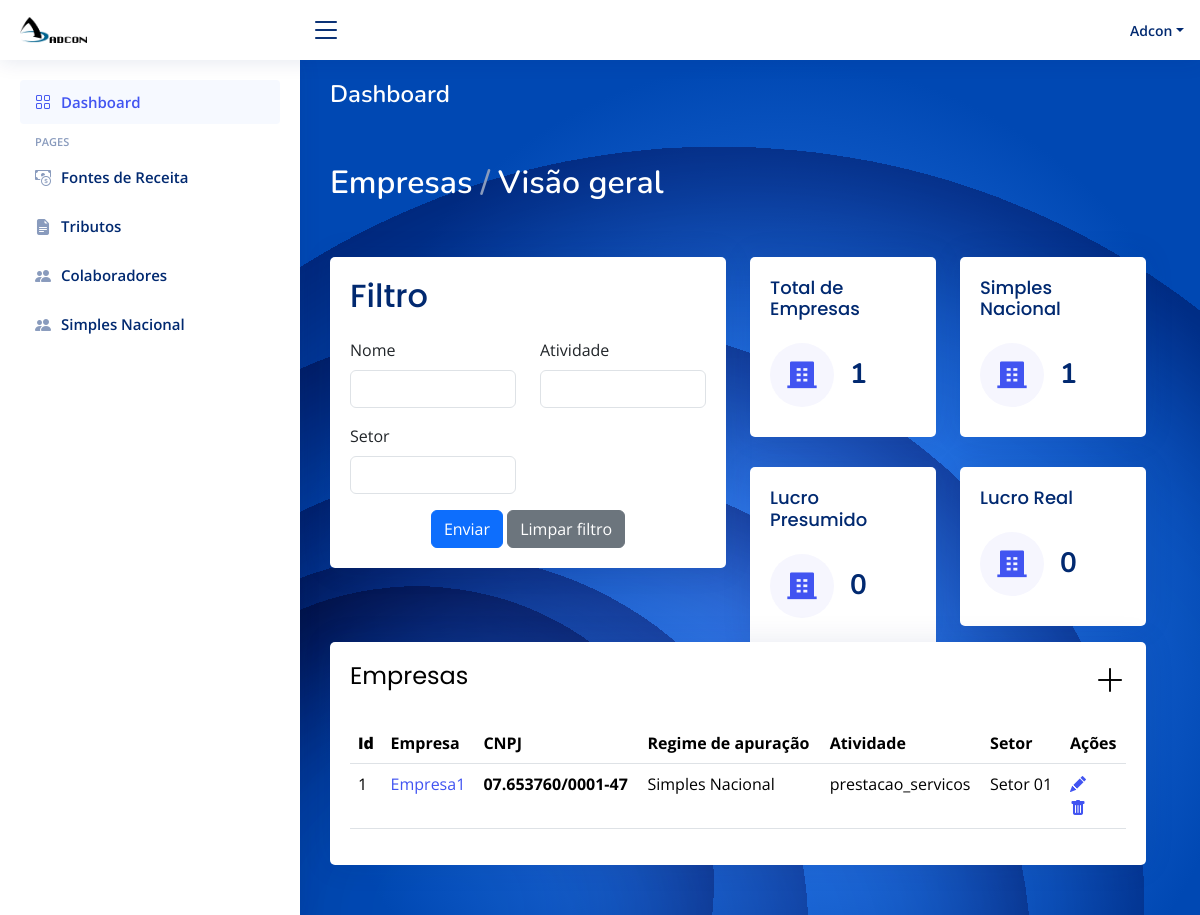
Screenshot of /index (signed in) with the database file from the repository.
### app/models.py (models this page shows)
class Empresa(models.Model):
    id_empresa = models.AutoField(primary_key=True)
    nome = models.CharField(max_length=100, blank=True, null=True)
    responsaveis = models.CharField(max_length=100, blank=True, null=True)
    atividade = models.CharField(max_length=100, blank=True, null=True)
    federal = models.ForeignKey(Federal, on_delete=models.CASCADE)
    estadual = models.ForeignKey(Estadual, on_delete=models.CASCADE)
    municipal = models.ForeignKey(Municipal, on_delete=models.CASCADE)
    regime_apuracao = models.CharField(max_length=100, blank=True, null=True)

class Federal(models.Model):
    id = models.AutoField(primary_key=True)
    cnpj = models.CharField(max_length=100, blank=True, null=True)
    login_federal = models.CharField(max_length=100, blank=True, null=True)
    senha_federal = models.CharField(max_length=100, blank=True, null=True)
    certificado_digital_federal = models.BooleanField()

### app/views.py (the view)
# urls.py: path("", index, name='index'),
def index(request):
    nome = request.GET.get('nome')
    atividade = request.GET.get('atividade')
    responsavel = request.GET.get('responsavel')
    regime_apuracao = request.GET.get('regime_apuracao')
    empresas_lucro_real = Empresa.objects.filter(regime_apuracao='Lucro Real').count()
    empresas_simples_nacional = Empresa.objects.filter(regime_apuracao='Simples Nacional').count()
    empresas_lucro_presumido = Empresa.objects.filter(regime_apuracao='Lucro Presumido').count()
    empresas = Empresa.objects.all()
    if nome:
        empresas = empresas.filter(nome__icontains=nome)
    if atividade:
        empresas = empresas.filter(atividade__icontains=atividade)
    if responsavel:
        empresas = empresas.filter(responsavel__icontains=responsavel)
    if regime_apuracao:
        empresas = empresas.filter(regime_apuracao=regime_apuracao)
    return render(request, 'frontend/index.html', {
        'empresas': empresas,
        'empresas_lucro_real': empresas_lucro_real,
        'empresas_simples_nacional': empresas_simples_nacional,
        'empresas_lucro_presumido': empresas_lucro_presumido
    })

### app/templates/frontend/index.html (shortened to what this page needs)
<!DOCTYPE html>
<html lang="en">
{% load static %}
<head>
  <link href="{% static "vendor/bootstrap/css/bootstrap.min.css" %}" rel="stylesheet">
  <link href="{% static "vendor/bootstrap-icons/bootstrap-icons.css" %}" rel="stylesheet">
  <link href="{% static "vendor/boxicons/css/boxicons.min.css" %}" rel="stylesheet">
  <link href="{% static "vendor/quill/quill.snow.css" %}" rel="stylesheet">
  <link href="{% static "vendor/quill/quill.bubble.css" %}" rel="stylesheet">
  <link href="{% static "vendor/remixicon/remixicon.css" %}" rel="stylesheet">
  <link href="{% static "vendor/simple-datatables/style.css" %}" rel="stylesheet">
  <link href="{% static "css/style.css" %}" rel="stylesheet">
</head>
<body>
  <header id="header" class="header fixed-top d-flex align-items-center">
    <div class="d-flex align-items-center justify-content-between">
      <a href="{% url 'index' %}" class="logo d-flex align-items-center">
        <img src="{% static "img/logo.png" %}" alt="" >
      </a>
      <i class="bi bi-list toggle-sidebar-btn"></i>
    </div>
    <nav class="header-nav ms-auto">
      <ul class="d-flex align-items-center">
        <li class="nav-item dropdown pe-3">
          <a class="nav-link nav-profile d-flex align-items-center pe-0" href="#" data-bs-toggle="dropdown">
            <span class="d-none d-md-block dropdown-toggle ps-2">{{user.username}}</span>
          </a>
        </li>
      </ul>
    </nav>
  </header>
  <aside id="sidebar" class="sidebar">
    <ul class="sidebar-nav" id="sidebar-nav">
      <li class="nav-item">
        <a class="nav-link " href="{% url 'index' %}">
          <i class="bi bi-grid"></i>
          <span>Dashboard</span>
        </a>
      </li>
      <li class="nav-heading">Pages</li>
      <li class="nav-item">
        <a class="nav-link collapsed" href="{% url 'fontes_receitas' %}">
          <i class="bi bi-cash-coin"></i>
          <span>Fontes de Receita</span>
        </a>
      </li>
      <li class="nav-item">
        <a class="nav-link collapsed" href="{% url 'tributos' %}">
          <i class="bi bi-file-earmark-text-fill"></i>
          <span>Tributos</span>
        </a>
      </li>
      <li class="nav-item">
        <a class="nav-link collapsed" href={% url 'colaboradores' %}>
          <i class="bi bi-people-fill"></i>
          <span>Colaboradores</span>
        </a>
      </li>
      <li class="nav-item">
        <a class="nav-link collapsed" href="{% url 'simplesNacional' %}">
          <i class="bi bi-people-fill"></i>
          <span>Simples Nacional</span>
        </a>
      </li>
    </ul>
  </aside>
  <main id="main" class="main" style="background-image: url('{% static "img/graphic-side.svg" %}');">
    <div class="pagetitle">
      <h1 style="color: white;">Dashboard</h1>
      <nav>
        <ol class="breadcrumb" style="margin-bottom: 50px; margin-top: 50px; font-size: xx-large;">
          <li class="breadcrumb-item" style="color: white;">Empresas</li>
          <li class="breadcrumb-item" style="color: white;" >Visão geral</li>
        </ol>
      </nav>
    </div>
    <section class="section dashboard">
      <div class="row">
        <div class="row" style="height: 385px; margin-bottom: 0%;">
          <div class="col-lg-6">
            <div class="card" style="width: 100%; padding-bottom: 0px;">
              <div class="card-body">
                <h5 class="card-title" style="font-size: xx-large;">Filtro</h5>
                <form action="{% url 'index' %}" method="GET"> {% csrf_token %}
                  <div class="row mb-3">
                    <div class="col-sm-6">
                      <label for="inputText" class="form-label">Nome</label>
                      <input type="text" class="form-control" id="inputText" name="nome">
                    </div>
                    <div class="col-sm-6">
                      <label for="inputText" class="form-label">Atividade</label>
                      <input type="text" class="form-control" id="inputText" name="atividade">
                    </div>
                  </div>
                  <div class="row mb-3">
                    <div class="col-sm-6">
                      <label for="inputPassword" class="form-label">Setor</label>
                      <input type="password" class="form-control" id="inputPassword" name="responsavel">
                    </div>
                  </div>
                  <div class="text-center">
                    <button type="submit" class="btn btn-primary">Enviar</button>
                    <button type="reset" class="btn btn-secondary">Limpar filtro</button>
                  </div>
                </form>
              </div>
            </div>
          </div>
          <div class="col-lg-6">
            <div class="row mb-3" style="padding-bottom: 0%; height: 43%;">
              <div class="col-xxl-6 col-md-6">
                <div class="card info-card sales-card">
                  <div class="card-body">
                    <h5 class="card-title">Total de Empresas</h5>
                    <div class="d-flex align-items-center">
                      <div class="card-icon rounded-circle d-flex align-items-center justify-content-center">
                      </div>
                      <div class="ps-3">
                        <h6>{{ empresas.count }}</h6>
                      </div>
                    </div>
                  </div>
                </div>
              </div>
              <div class="col-xxl-6 col-md-6">
                <div class="card info-card sales-card">
                  <div class="card-body">
                    <h5 class="card-title">Simples Nacional</h5>
                    <div class="d-flex align-items-center">
                      <div class="card-icon rounded-circle d-flex align-items-center justify-content-center">
                      </div>
                      <div class="ps-3">
                        <h6>{{ empresas_simples_nacional }}</h6>
                      </div>
                    </div>
                  </div>
                </div>
              </div>
            </div>
            <div class="row mb-3">
              <div class="col-xxl-6 col-md-6">
                <div class="card info-card sales-card">
                  <div class="card-body">
                    <h5 class="card-title">Lucro Presumido</h5>
                    <div class="d-flex align-items-center">
                      <div class="card-icon rounded-circle d-flex align-items-center justify-content-center">
                      </div>
                      <div class="ps-3">
                        <h6>{{ empresas_lucro_presumido }}</h6>
                      </div>
                    </div>
                  </div>
                </div>
              </div>
              <div class="col-xxl-6 col-md-6">
                <div class="card info-card sales-card">
                  <div class="card-body">
                    <h5 class="card-title">Lucro Real</h5>
                    <div class="d-flex align-items-center">
                      <div class="card-icon rounded-circle d-flex align-items-center justify-content-center">
                      </div>
                      <div class="ps-3">
                        <h6>{{ empresas_lucro_real }}</h6>
                      </div>
                    </div>
                  </div>
                </div>
              </div>
            </div>
          </div>
        </div>
        <div class="row">
          <div class="col-lg-12">
            <div class="card">
              <div class="card-body">
                <h5 class="card-title" style="display: flex; justify-content: space-between;">
                  <span style="font-size: x-large; color: rgb(0, 0, 0);">Empresas</span>
                  <a href="{% url 'criar_empresa' %}">
                    <i style="font-size: 2rem; color: black;" class="bi bi-plus-lg"></i>
                  </a>
              </h5>
                <table class="table datatable">
                  <thead>
                    <tr>
                      <th>
                        <b>Id</b>
                      </th>
                      <th>Empresa</th>
                      <th>CNPJ</th>
                      <th>Regime de apuração</th>
                      <th>Atividade</th>
                      <th>Setor</th>
                      <th>Ações</th>
                    </tr>
                  </thead>
                  <tbody>
                  {% for empresa in empresas %}
                    <tr>
                      <td>{{ empresa.id_empresa }}</td>
                      <td><a href="{% url 'exibirempresas' empresa_id=empresa.id_empresa %}">{{ empresa.nome }}</a></td>
                      <th>{{ empresa.federal.cnpj }}</th>
                      <td>{{ empresa.regime_apuracao }}</td>
                      <td>{{ empresa.atividade }}</td>
                      <td>{{ empresa.responsaveis }}</td>
                      <td>
                        <a href="{% url 'editar_empresa' empresa_id=empresa.id_empresa %}"><i class="bi bi-pencil-fill" style="margin-right: 17%; margin-left: 0%;"></i></a>
                        <a href="{% url 'deletar_empresa' empresa_id=empresa.id_empresa %}"><i class="bi bi-trash-fill" style="margin-right: 17%;"></i></a>
                      </td>
                    </tr>
                  {% endfor %}
                  </tbody>
                </table>
              </div>
            </div>
          </div>
        </div>
          </div>
    </section>
  </main>
</body>
</html>

### app/static/css/style.css (style rules this page uses)
:root { scroll-behavior: smooth; }
body { font-family: "Open Sans", sans-serif; background: #f6f9ff; color: #444444; }
a { color: #4154f1; text-decoration: none; }
h1, h2, h3, h4, h5, h6 { font-family: "Nunito", sans-serif; }
#main { margin-top: 60px; padding: 20px 30px; transition: all 0.3s; }
.pagetitle { margin-bottom: 10px; }
.pagetitle h1 { font-size: 24px; margin-bottom: 0; font-weight: 600; color: #012970; }
.card { margin-bottom: 30px; border: none; border-radius: 5px; box-shadow: 0px 0 30px rgba(1, 41, 112, 0.1); }
.card-title { padding: 20px 0 15px 0; font-size: 18px; font-weight: 500; color: #012970; font-family: "Poppins", sans-serif; }
.card-title span { color: #899bbd; font-size: 14px; font-weight: 400; }
.card-body { padding: 0 20px 20px 20px; }
.breadcrumb { font-size: 14px; font-family: "Nunito", sans-serif; color: #899bbd; font-weight: 600; }
.breadcrumb .breadcrumb-item::before { color: #899bbd; }
.logo { line-height: 1; }
@media (min-width: 1200px) { .logo { width: 280px; } }
.logo img { max-height: 26px; margin-right: 6px; }
.header { transition: all 0.5s; z-index: 997; height: 60px; box-shadow: 0px 2px 20px rgba(1, 41, 112, 0.1); background-color: #fff; padding-left: 20px; }
.header .toggle-sidebar-btn { font-size: 32px; padding-left: 10px; cursor: pointer; color: #012970; }
.header-nav ul { list-style: none; }
.header-nav>ul { margin: 0; padding: 0; }
.header-nav .nav-profile { color: #012970; }
.header-nav .nav-profile span { font-size: 14px; font-weight: 600; }
.sidebar { position: fixed; top: 60px; left: 0; bottom: 0; width: 300px; z-index: 996; transition: all 0.3s; padding: 20px; overflow-y: auto; scrollbar-width: thin; scrollbar-color: #aab7cf transparent; box-shadow: 0px 0px 20px rgba(1, 41, 112, 0.1); background-color: #fff; }
@media (min-width: 1200px) { #main, #footer { margin-left: 300px; } }
.sidebar-nav { padding: 0; margin: 0; list-style: none; }
.sidebar-nav li { padding: 0; margin: 0; list-style: none; }
.sidebar-nav .nav-item { margin-bottom: 5px; }
.sidebar-nav .nav-heading { font-size: 11px; text-transform: uppercase; color: #899bbd; font-weight: 600; margin: 10px 0 5px 15px; }
.sidebar-nav .nav-link { display: flex; align-items: center; font-size: 15px; font-weight: 600; color: #4154f1; transition: 0.3; background: #f6f9ff; padding: 10px 15px; border-radius: 4px; }
.sidebar-nav .nav-link i { font-size: 16px; margin-right: 10px; color: #4154f1; }
.sidebar-nav .nav-link.collapsed { color: #012970; background: #fff; }
.sidebar-nav .nav-link.collapsed i { color: #899bbd; }
.dashboard .info-card { padding-bottom: 10px; }
.dashboard .info-card h6 { font-size: 28px; color: #012970; font-weight: 700; margin: 0; padding: 0; }
.dashboard .card-icon { font-size: 32px; line-height: 0; width: 64px; height: 64px; flex-shrink: 0; flex-grow: 0; }
.dashboard .sales-card .card-icon { color: #4154f1; background: #f6f6fe; }

### rows the page displays
Empresa: id_empresa "1", nome "Empresa1", federal.cnpj "07.653760/0001-47", regime_apuracao "Simples Nacional", atividade "prestacao_servicos", responsaveis "Setor 01"

### other values shown
{{ user.username }} "Adcon"
{{ empresas.count }} "1"
{{ empresas_simples_nacional }} "1"
{{ empresas_lucro_presumido }} "0"
{{ empresas_lucro_real }} "0"
